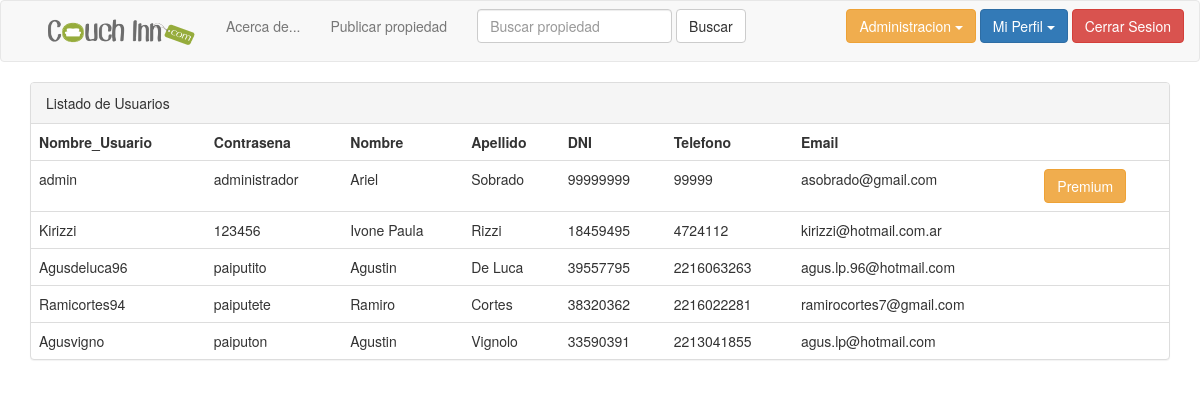
The page /users_list.php (signed in) on the database its author committed.
### tables this page shows
CREATE TABLE `usuario` (
  `id_usuario` int(11) NOT NULL,
  `nombre_usuario` varchar(24) NOT NULL,
  `contrasena` varchar(16) NOT NULL,
  `nombre` varchar(100) NOT NULL,
  `apellido` varchar(100) NOT NULL,
  `rol` int(1) NOT NULL DEFAULT '1',
  `dni` int(8) NOT NULL,
  `id_ubicacion` int(11) NOT NULL,
  `email` varchar(100) NOT NULL,
  `telefono` varchar(100) NOT NULL
);

### web/users_list.php (the view, shortened to what this page needs)
<!DOCTYPE html>
<html lang="en">
  	<head>
	    <link href="css/bootstrap.min.css" rel="stylesheet" media="screen">
  	</head>
  	<body>
    	<?php
		if (isset ($_SESSION['rol'])){
			if ($_SESSION['rol'] == 0){
				header("Location: index.php");
			}
			else{
				include 'admin_taskbar.php';
			}
		}
		else{
			header("Location: index.php");
		}
		?>
		<div class="container">
			<div class="panel panel-default">
				  <div class="panel-heading">Listado de Usuarios</div>
				  <table class="table">
				    <tr>
				    	<td><strong>Nombre_Usuario</strong></td>
						<td><strong>Contrasena</strong></td>
						<td><strong>Nombre</strong></td>
						<td><strong>Apellido</strong></td>
						<td><strong>DNI</strong></td>
						<td><strong>Telefono</strong></td>
						<td><strong>Email</strong></td>
					</tr>
					<?php
					$result = mysql_query("SELECT * FROM usuario");
					while ($tabla = mysql_fetch_array($result)){ ?>
						<tr>
							<td> <?php echo $tabla["nombre_usuario"];?></td>
							<td> <?php echo $tabla["contrasena"];?></td>
							<td> <?php echo $tabla["nombre"];?></td>
							<td> <?php echo $tabla["apellido"];?></td>
							<td> <?php echo $tabla["dni"];?></td>
							<td> <?php echo $tabla["telefono"];?></td>
							<td> <?php echo $tabla["email"];?></td>
							<?php
								if ($tabla["rol"] == 0){
									echo '<td> <button type="submit" name="premium" id="premium" class="btn btn-warning btn-group-xs">Premium</button> </td>';
								}
								else{
									echo "<td> </td>";
								}
							?>
						</tr>
					<?php
					}
					?>
				  </table>
			</div>
		</div>
  	</body>
</html>

### rows shown on the page
usuario: nombre_usuario "admin", contrasena "administrador", nombre "Ariel", apellido "Sobrado", dni "99999999", telefono "99999", email "asobrado@gmail.com", rol "Premium"
usuario: nombre_usuario "Kirizzi", contrasena "123456", nombre "Ivone Paula", apellido "Rizzi", dni "18459495", telefono "4724112", email "kirizzi@hotmail.com.ar"
usuario: nombre_usuario "Agusdeluca96", contrasena "paiputito", nombre "Agustin", apellido "De Luca", dni "39557795", telefono "2216063263", email "agus.lp.96@hotmail.com"
usuario: nombre_usuario "Ramicortes94", contrasena "paiputete", nombre "Ramiro", apellido "Cortes", dni "38320362", telefono "2216022281", email "ramirocortes7@gmail.com"
usuario: nombre_usuario "Agusvigno", contrasena "paiputon", nombre "Agustin", apellido "Vignolo", dni "33590391", telefono "2213041855", email "agus.lp@hotmail.com"
